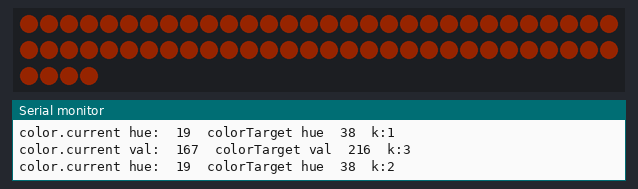
A program run on a simulated ESP8266 (NodeMCU). On the bench: 64 RGB LEDs in strip order, left to right, continuing on the next row, the last lines printed to the serial monitor. Dim RGB values are drawn brighter than linear; random numbers use the default seed unless the program sets one.

Above: at 0.16 s.
At 14.11 s:
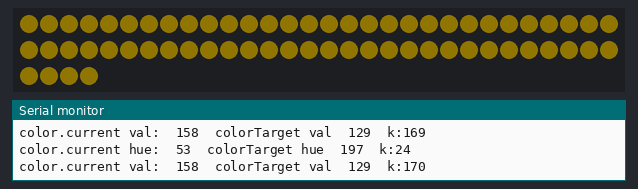
At 17.6 s:
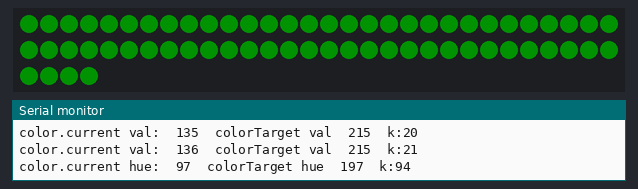
At 20.52 s:
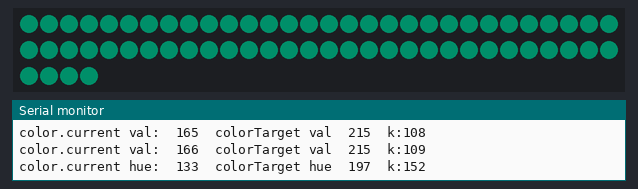
At 23.08 s:
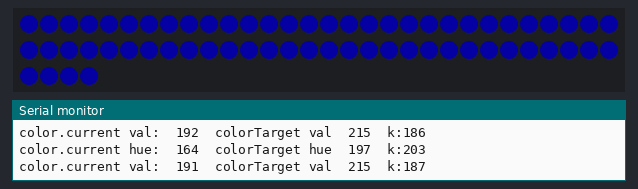
At 39.67 s:
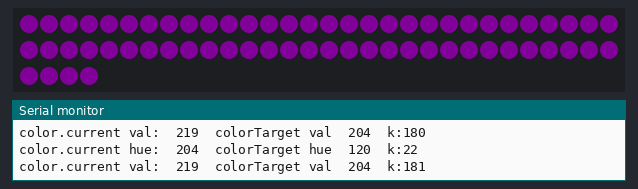

The program:

main.cpp
```cpp
#include <Arduino.h>
#include <FastLED.h>
#include "Color.h"
#define NUM_LEDS 64
#define DATA_PIN 14
CRGB leds[NUM_LEDS];

const uint8_t BRIGHTNESS = 63; //Scaling factor for the brightness

const uint8_t BLEND_RATE_HUE = 50;  // How fast to blend hue.
const uint8_t BLEND_RATE_VAL = 33;  // How fast to blend value.

Color color;

void setup() {
	// Serial.begin(9600);
	// delay(1000);
	FastLED.addLeds<NEOPIXEL, DATA_PIN>(leds, NUM_LEDS);
	FastLED.setBrightness(BRIGHTNESS);

	// Serial.println("");
	// Serial.printf("Start color:\t%u,%u,%u\n", color.start.h, color.start.s, color.start.v);

	// Serial.printf("New color.target hue:\t %u\n", color.target.h);
	// Serial.printf("New color.target val:\t %u\n", color.target.v);
}

void loop() {
	EVERY_N_MILLISECONDS(BLEND_RATE_HUE) {
		static uint8_t k;
		if (color.current.h == color.target.h) {
			color.startH.h = color.current.h;
			color.target.h = color.randomHue();
			k = 0;
			Serial.printf("New color.target hue:\t %u\n", color.target.h);
		}

		color.current.h = blend(color.startH, color.target, k, FORWARD_HUES).h;

		Serial.printf("color.current hue:\t%u\tcolorTarget hue\t%u\tk:%u\n", color.current.h, color.target.h, k);

		k++;
	}

	//Blends the value independently of the hue
	EVERY_N_MILLISECONDS(BLEND_RATE_VAL) {
		static uint8_t k;
		if (color.current.v == color.target.v) {
			color.startV.v = color.current.v;
			color.target.v = color.randomVal();
			k = 0;
			Serial.printf("New color.target val:\t %u\n", color.target.v);
		}

		color.current.v = blend(color.startV, color.target, k, SHORTEST_HUES).v;

		Serial.printf("color.current val:\t%u\tcolorTarget val\t%u\tk:%u\n", color.current.v, color.target.v, k);

		k++;
	}


	//Updates LEDs only when color has changed
	if (color.previous != color.current) {
		// Serial.println("tick");

		fill_solid(leds, NUM_LEDS, color.current);
		FastLED.show();

		color.previous = color.current;
	}
}
```

Color.cpp
```cpp
#include<FastLED.h>
#include<Arduino.h>
#include "Color.h"


//Declares the variables necessary to cycle colors
CHSV start;
CHSV target;
CHSV current;
CHSV previous;

//These variables are used to blend the hue and value independently.
CHSV startV;
CHSV startH;


uint8_t Color::randomHue() {
	return random(0, 255);
}

uint8_t Color::randomVal() {
	return random(MIN_VAL, MAX_VAL);
}

Color::Color() {

	//Start and target are initialized randomly
	start = CHSV(randomHue(), 255, randomVal());
	target = CHSV(randomHue(), 255, randomVal());
	current = start;
	//Used to decide whether or not to update the LEDs
	previous = CHSV(0, 0, 0);

	startH = CHSV(start.h, 0, 0);
	startV = CHSV(0, 0, start.v);
}
```

Color.h
```cpp
#ifndef COLOR_H
#define COLOR_H

#include<Arduino.h>
#include<FastLED.h>

class Color {
private:
	static const uint8_t MIN_VAL=127; //Defines the minimum value returned by the randomVal function
	static const uint8_t MAX_VAL=255; //Defines the maximum value returned by the randomVal function

public:

	Color();
	CHSV start;
	CHSV target;
	CHSV startH;
	CHSV startV;
	CHSV current;
	CHSV previous;

	uint8_t randomHue();
	uint8_t randomVal();
};

#endif
```
